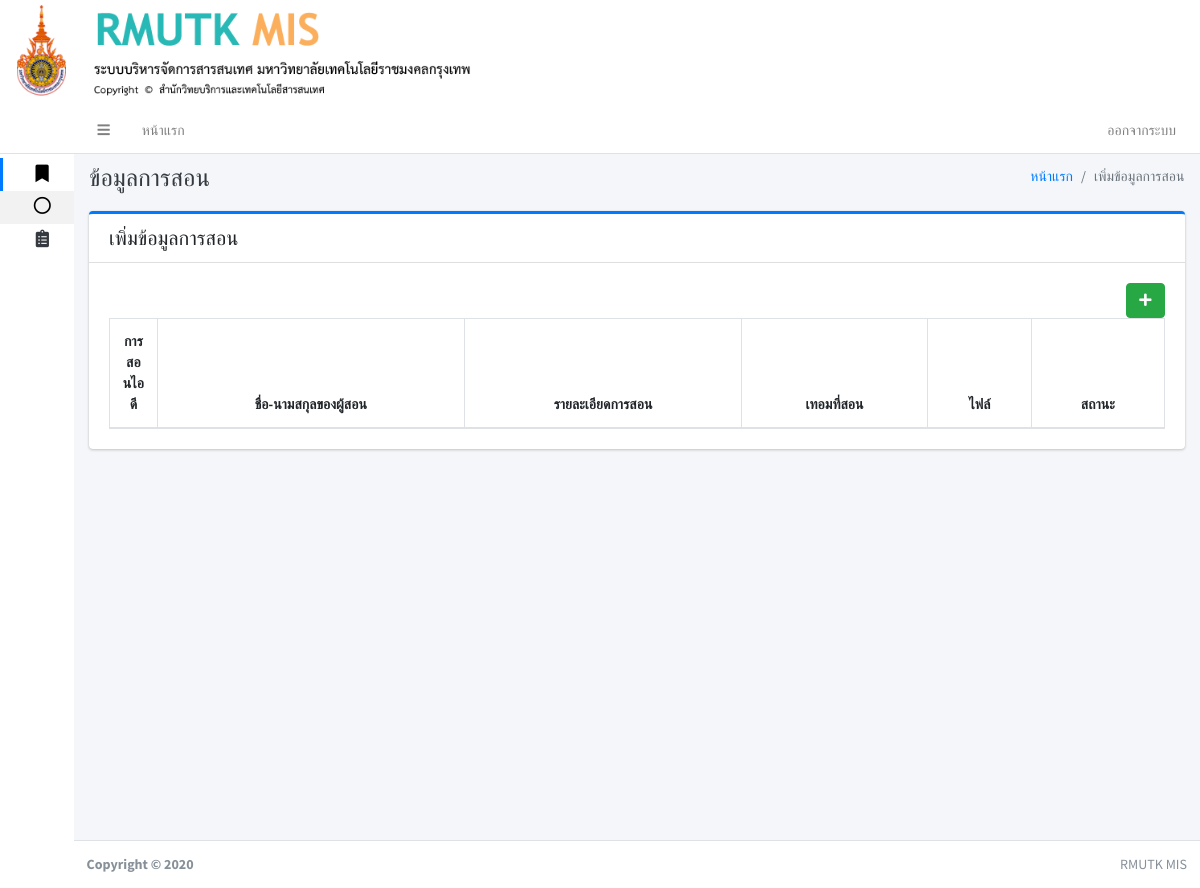
/index.php?kanzon (signed in), run on an earlier commit of the app's database.
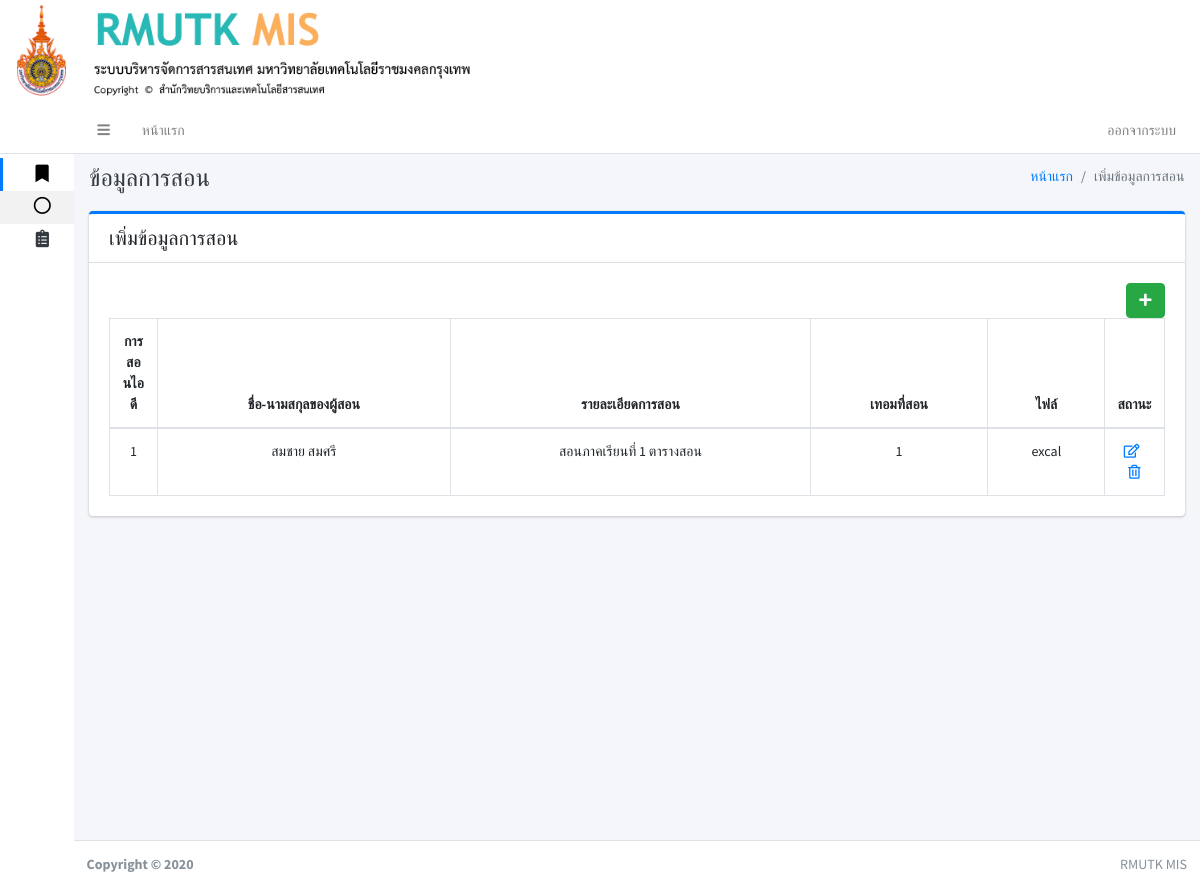
And on a later commit of the database.
### tables this page shows
CREATE TABLE `kanzon` (
  `kanzon_id` int(11) NOT NULL,
  `kanzon_user_id` int(11) NOT NULL,
  `kanzon_detail` varchar(100) NOT NULL,
  `kanzon_term` int(11) NOT NULL,
  `kanzon_file` varchar(255) NOT NULL,
  `kanzon_status` int(11) NOT NULL
);

CREATE TABLE `user` (
  `user_id` int(11) NOT NULL,
  `first_name` varchar(150) NOT NULL,
  `last_name` varchar(150) NOT NULL,
  `username` varchar(150) NOT NULL,
  `password` varchar(150) NOT NULL,
  `user_tumn` varchar(250) NOT NULL,
  `user_kana_id` int(11) NOT NULL,
  `user_saka_id` int(11) NOT NULL,
  `user_status` int(11) NOT NULL
);

### page/kanzon.php (the view, shortened to what this page needs)
 <div class="content-header">
     <div class="container-fluid">
         <div class="row mb-2">
             <div class="col-sm-6">
                 <h1 class="m-0 text-dark">ข้อมูลการสอน</h1>
             </div>
             <div class="col-sm-6">
                 <ol class="breadcrumb float-sm-right">
                     <li class="breadcrumb-item"><a href="#">หน้าแรก</a></li>
                     <li class="breadcrumb-item active">เพิ่มข้อมูลการสอน</li>
                 </ol>
             </div>
         </div>
     </div>
 </div>
 <div class="content">
     <div class="container-fluid">
         <div class="row">
             <div class="col-lg-12">
                 <div class="card card-primary card-outline ">
                     <div class="card-header noprint">
                         <h5 class="m-0">เพิ่มข้อมูลการสอน</h5>
                     </div>
                     <div class="card-body">
                         <?php
                         if (isset($_GET['add'])):
                            add();
                        elseif (isset($_GET['edit_user'])):
                            edit();
                        elseif (isset($_GET['del_la'])):
                            del();
                        else:
                        ?>
                         <a href="./index.php?kanzon&add" class="btn btn-success float-right"><i
                                 class="fas fa-plus"></i></a>
                         <?php shows(); ?>
                         <?php endif ?>
                     </div>
                 </div>
             </div>
         </div>
     </div>
 </div>
 <?php
function shows()
{
include './conn.php';
$sqlkanzon = " SELECT * FROM kanzon  INNER JOIN user ON kanzon.kanzon_user_id = user.user_id ORDER BY kanzon_id desc ";
$qrykanzon = mysqli_query($conn,$sqlkanzon);
?>
 <table id="example1" class="table table-bordered table-hover">
     <thead>
         <tr align="center">
             <th width="3px">การสอนไอดี</th>
             <th>ชื่อ-นามสกุลของผู้สอน</th>
             <th>รายละเอียดการสอน</th>
             <th>เทอมที่สอน</th>
             <th>ไฟล์</th>
             <th>สถานะ</th>
         </tr>
     </thead>
     <tbody>
         <?php
        $i = 1;
        while ($rowkanzon = $qrykanzon->fetch_array()) {
        $kanzon_id = $rowkanzon['kanzon_id'];
        ?>
         <tr align="center">
             <td align="center"><?php echo $i; ?></td>
             <td><?php echo $rowkanzon['first_name']."  ".$rowkanzon['last_name']; ?></td>
             <td><?php echo $rowkanzon['kanzon_detail']; ?></td>
             <td><?php echo $rowkanzon['kanzon_term']; ?></td>
             <td><?php echo $rowkanzon['kanzon_file']; ?></td>
             <td width="10px">
                 <?php if ($rowkanzon['kanzon_status'] == 3): ?>
                 <a href="index.php?kanzon&edit_user&kanzon_id=<?php echo($kanzon_id) ?>"><i
                         class="far fa-edit"></i></a>&nbsp;&nbsp;
                 <a href="index.php?kanzon&del_la&kanzon_id=<?php echo($kanzon_id) ?>"><i class="far fa-trash-alt"></i></a>
                 <?php else: ?>
                 <a href="index.php?kanzon&edit_user&kanzon_id=<?php echo($kanzon_id) ?>"><i
                         class="far fa-edit"></i></a>&nbsp;&nbsp;
                 <a href="index.php?kanzon&del_la&kanzon_id=<?php echo($kanzon_id) ?>"><i class="far fa-trash-alt"></i></a>
                 <?php endif ?>
             </td>
         </tr>
         <?php $i++; } ?>
     </tbody>
 </table>
 <?php } ?>

### index.php (shortened to what this page needs)
<!DOCTYPE html>
<html lang="en">
<head>
    <link rel="stylesheet" href="adminlte3/plugins/fontawesome-free/css/all.min.css">
    <link rel="stylesheet" href="adminlte3/plugins/datatables-bs4/css/dataTables.bootstrap4.css">
    <link rel="stylesheet" href="adminlte3/plugins/select2/css/select2.min.css">
    <link rel="stylesheet" href="adminlte3/plugins/select2-bootstrap4-theme/select2-bootstrap4.min.css">
    <link rel="stylesheet" href="adminlte3/dist/css/adminlte.min.css">
    <link rel="stylesheet" href="adminlte3/plugins/summernote/summernote-bs4.css">
    <link rel="stylesheet" type="text/css" href="css/cuttom.css">
</head>
<body class="hold-transition sidebar-collapse sidebar-mini text-sm ">
    <?php include 'banner.php'; ?>
    <div class="wrapper">
        <?php
    include 'navbar.php';
    include 'sidebar.php';
    ?>
        <div class="content-wrapper">
            <?php
      if (isset($_GET['pa1'])) {
        include 'page/pa1.php';
      }elseif (isset($_GET['pa2'])) {
        include 'page/pa2.php';
      }elseif (isset($_GET['pa3'])) {
        include 'page/pa3.php';
      }elseif (isset($_GET['pa4'])) {
        include 'page/pa4.php';
      }elseif (isset($_GET['pa5'])) {
        include 'page/pa5.php';
      }elseif (isset($_GET['pa6'])) {
        include 'page/pa6.php';
      }elseif (isset($_GET['pa66'])) {
        include 'page/pa66.php';
      }elseif (isset($_GET['pa666'])) {
        include 'page/pa666.php';
      }elseif (isset($_GET['pa7'])) {
        include 'page/pa7_news.php';
      }elseif (isset($_GET['pa8'])) {
        include 'page/pa8_user.php';
      }elseif (isset($_GET['ph'])) {
        include 'page/ph.php';
      }elseif (isset($_GET['addtext'])) {
        include 'page/addtext.php';
      }elseif (isset($_GET['ph1'])) {
        include 'page/ph1.php';
      }elseif (isset($_GET['pla'])) {
        include 'page/pla.php';
      }elseif (isset($_GET['kanzon'])) {
        include 'page/kanzon.php';
      }elseif (isset($_GET['kan_research'])) {
        include 'page/kan_research.php';
      }elseif (isset($_GET['kan_activity'])) {
        include 'page/kan_activity.php';
      }else{
        include 'new.php';
      }
      ?>
        </div>
        <footer class="main-footer noprint">
            <div class="float-right d-none d-sm-inline">
                RMUTK MIS
            </div>
            <strong>Copyright &copy; 2020 </strong>
        </footer>
    </div>
</body>
</html>

### banner.php
<div class="row noprint">
<img src="img/logo.png" class="col-md-5 " >
</div>

### navbar.php (shortened to what this page needs)
<nav class="main-header navbar navbar-expand navbar-white navbar-light">
  <ul class="navbar-nav">
    <li class="nav-item">
      <a class="nav-link" data-widget="pushmenu" href="#"><i class="fas fa-bars"></i></a>
    </li>
    <li class="nav-item d-none d-sm-inline-block">
      <a href="index.php" class="nav-link">หน้าแรก</a>
    </li>
    </ul>
    <ul class="navbar-nav ml-auto">
      <li class="nav-item d-none d-sm-inline-block">
        <?php if (!isset($_SESSION["USERNAME"])):
          ?>
          <a href="./home" class="nav-link">เข้าสู่ระบบ</a>
          <?php else: ?>
            <a data-toggle="modal" data-target="#LogoutModal" class="nav-link">ออกจากระบบ</a>
          <?php endif ?>
        </li>
      </ul>
    </nav>

### sidebar.php (shortened to what this page needs)
<aside class="main-sidebar sidebar-light-primary">
  <a href="#" class="brand-link">
      <?php
      $status = "";
      if (isset($_SESSION["USERNAME"])){
        $user = $_SESSION["USERNAME"];
        include './conn.php';
        $sqlhusercc=" SELECT * FROM user WHERE username = '$user' ";
        $qryhusercc = mysqli_query($conn,$sqlhusercc);
        $rowhusercc = mysqli_fetch_assoc($qryhusercc);
        $status = $rowhusercc['user_status'];
        ?>
      <?php }else{ ?>
        &nbsp;
      <?php } ?>
  </a>
  <div class="sidebar text-xs">
    <nav class="mt-2">
      <ul class="nav nav-pills nav-sidebar nav-compact nav-child-indent nav-legacy flex-column" data-widget="treeview" role="menu" data-accordion="false">
         <li class="nav-item has-treeview menu-open">
          <a href="#" class="nav-link active">
            <i class="nav-icon fas fa-bookmark"></i>
          </a>
          <ul class="nav nav-treeview">
            <li class="nav-item">
              <a href="index.php" class="nav-link active">
                <i class="far fa-circle nav-icon"></i>
              </a>
            </li>
            </ul>
          </li>
            <?php if ($status == 1): ?>
              <li class="nav-item">
                <a href="#" class="nav-link">
                  <i class="nav-icon fas fa-clipboard-list"></i>
                </a>
              </li>
              <?php else: ?>
              <?php endif ?>
            </ul>
          </nav>
        </div>
      </aside>

What changed in the data, as far as the page shows it:
now on this page (row edited): kanzon: user.first_name "สมชาย", user.last_name "สมศรี", kanzon_detail "สอนภาคเรียนที่ 1 ตารางสอน", kanzon_term "1", kanzon_file "excal"
